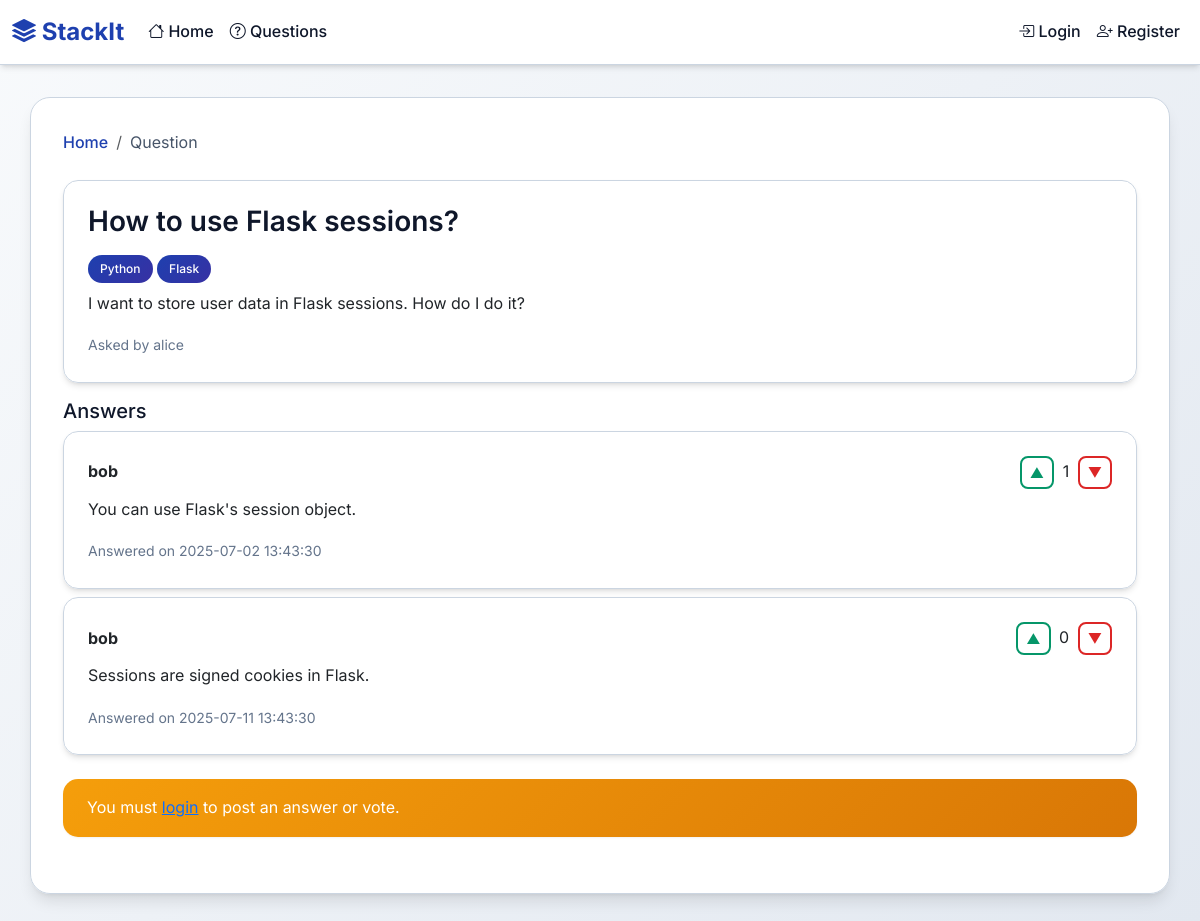
The page /question/31 on the database its author committed.
### tables this page shows
CREATE TABLE questions (
            id INTEGER PRIMARY KEY AUTOINCREMENT,
            title TEXT NOT NULL,
            body_html TEXT NOT NULL,
            user_id INTEGER NOT NULL,
            created_at TIMESTAMP DEFAULT CURRENT_TIMESTAMP,
            accepted_answer_id INTEGER,
            FOREIGN KEY (user_id) REFERENCES users (id)
        );

CREATE TABLE users (
            id INTEGER PRIMARY KEY AUTOINCREMENT,
            username TEXT UNIQUE NOT NULL,
            email TEXT UNIQUE NOT NULL,
            password_hash TEXT NOT NULL,
            is_admin BOOLEAN DEFAULT 0,
            is_banned BOOLEAN DEFAULT 0,
            created_at TIMESTAMP DEFAULT CURRENT_TIMESTAMP
        , reputation INTEGER DEFAULT 0);

CREATE TABLE answers (
            id INTEGER PRIMARY KEY AUTOINCREMENT,
            question_id INTEGER NOT NULL,
            body_html TEXT NOT NULL,
            user_id INTEGER NOT NULL,
            created_at TIMESTAMP DEFAULT CURRENT_TIMESTAMP,
            FOREIGN KEY (question_id) REFERENCES questions (id),
            FOREIGN KEY (user_id) REFERENCES users (id)
        );

### app.py (the view)
@app.route('/question/<int:question_id>')
def question(question_id):
    conn = get_db()
    question = conn.execute('''
        SELECT q.*, u.username, GROUP_CONCAT(t.name) as tags
        FROM questions q
        LEFT JOIN users u ON q.user_id = u.id
        LEFT JOIN question_tags qt ON q.id = qt.question_id
        LEFT JOIN tags t ON qt.tag_id = t.id
        WHERE q.id = ?
        GROUP BY q.id
    ''', (question_id,)).fetchone()
    if not question:
        flash('Question not found!', 'error')
        return redirect(url_for('index'))
    answers = conn.execute('''
        SELECT a.*, u.username, u.reputation,
               (SELECT COALESCE(SUM(v.value), 0) FROM votes v WHERE v.answer_id = a.id) as vote_count
        FROM answers a
        LEFT JOIN users u ON a.user_id = u.id
        WHERE a.question_id = ?
        ORDER BY a.id = ? DESC, vote_count DESC, a.created_at ASC
    ''', (question_id, question['accepted_answer_id'])).fetchall()
    conn.close()
    return render_template('question.html', question=question, answers=answers)

### app.py (called while the page is built)
def get_db():
    conn = sqlite3.connect('database.db')
    conn.row_factory = sqlite3.Row
    return conn

### templates/question.html (shortened to what this page needs)
{% extends 'base.html' %}
{% block content %}
<nav aria-label="breadcrumb">
  <ol class="breadcrumb">
    <li class="breadcrumb-item"><a href="/">Home</a></li>
    <li class="breadcrumb-item active" aria-current="page">Question</li>
  </ol>
</nav>
<div class="card mb-3">
  <div class="card-body">
    <h3 class="card-title">{{ question.title }}</h3>
    <div class="mb-2">
      {% if question.tags %}
        {% for tag in question.tags.split(',') %}
          <span class="badge bg-info text-dark">{{ tag }}</span>
        {% endfor %}
      {% endif %}
    </div>
    <div class="mb-3">{{ question.body_html|safe }}</div>
    <small class="text-muted">Asked by {{ question.username }}</small>
  </div>
</div>
<h5>Answers</h5>
{% for a in answers %}
  <div class="card mb-2 {% if question.accepted_answer_id == a.id %}border-success{% endif %}">
    <div class="card-body">
      <div class="d-flex justify-content-between align-items-center">
        <div>
          <span class="fw-bold">{{ a.username }}</span>
        </div>
        <div>
          <button class="btn btn-outline-success btn-sm vote-btn" data-id="{{ a.id }}" data-value="1">▲</button>
          <span class="mx-1" id="vote-count-{{ a.id }}">{{ a.vote_count }}</span>
          <button class="btn btn-outline-danger btn-sm vote-btn" data-id="{{ a.id }}" data-value="-1">▼</button>
        </div>
      </div>
      <div class="mt-2">{{ a.body_html|safe }}</div>
      <small class="text-muted">Answered on {{ a.created_at }}</small>
    </div>
  </div>
{% else %}
  <div class="alert alert-info">No answers yet.</div>
{% endfor %}
{% if current_user.is_authenticated %}
<div class="card mt-4">
  <div class="card-body">
    <h5>Your Answer</h5>
    <form method="post" action="/answer">
      <input type="hidden" name="question_id" value="{{ question.id }}">
      <div id="answer-editor" style="height: 150px;"></div>
      <input type="hidden" name="body" id="answer-body">
      <button type="submit" class="btn btn-primary mt-2">Post Answer</button>
    </form>
  </div>
</div>
<script>
var quill = new Quill('#answer-editor', { theme: 'snow', modules: { toolbar: [
  [{ header: [1, 2, false] }],
  ['bold', 'italic', 'underline'],
  ['link', 'image', 'code-block'],
  [{ 'list': 'ordered'}, { 'list': 'bullet' }],
  [{ 'align': [] }]
] } });
$('form[action="/answer"]').on('submit', function() {
  $('#answer-body').val(quill.root.innerHTML);
});
</script>
{% else %}
<div class="alert alert-warning mt-4">You must <a href="/login">login</a> to post an answer or vote.</div>
{% endif %}
{% endblock %}

### static/css/style.css (style rules this page uses)
:root { --primary-color: #1e40af; --primary-dark: #1e3a8a; --secondary-color: #475569; --success-color: #059669; --danger-color: #dc2626; --warning-color: #d97706; --info-color: #0891b2; --light-bg: #ffffff; --dark-bg: #0f172a; --border-color: #cbd5e1; --text-primary: #0f172a; --text-secondary: #475569; --text-muted: #64748b; --shadow-sm: 0 1px 2px 0 rgb(0 0 0 / 0.05); --shadow-md: 0 4px 6px -1px rgb(0 0 0 / 0.1), 0 2px 4px -2px rgb(0 0 0 / 0.1); --shadow-lg: 0 10px 15px -3px rgb(0 0 0 / 0.1), 0 4px 6px -4px rgb(0 0 0 / 0.1); --gradient-primary: linear-gradient(135deg, #1e40af 0%, #3730a3 100%); --gradient-secondary: linear-gradient(135deg, #059669 0%, #047857 100%); }
* { box-sizing: border-box; }
body { font-family: 'Inter', -apple-system, BlinkMacSystemFont, 'Segoe UI', Roboto, sans-serif; background: linear-gradient(135deg, #f8fafc 0%, #e2e8f0 100%); min-height: 100vh; color: var(--text-primary); line-height: 1.6; }
.card { border: 1px solid var(--border-color); border-radius: 15px; box-shadow: var(--shadow-md); transition: all 0.3s ease; background: rgba(255, 255, 255, 0.98); backdrop-filter: blur(10px); }
.card-body { padding: 1.5rem; }
.card-title { font-weight: 600; color: var(--text-primary); margin-bottom: 1rem; }
.badge { font-weight: 500; padding: 0.5rem 0.75rem; border-radius: 20px; font-size: 0.75rem; transition: all 0.3s ease; }
.bg-info { background: var(--gradient-primary) !important; color: white !important; }
.btn { border-radius: 10px; font-weight: 500; padding: 0.5rem 1.5rem; transition: all 0.3s ease; border: none; position: relative; overflow: hidden; }
.btn::before { content: ''; position: absolute; top: 0; left: -100%; width: 100%; height: 100%; background: linear-gradient(90deg, transparent, rgba(255, 255, 255, 0.2), transparent); transition: left 0.5s; }
.btn-outline-success { border: 2px solid var(--success-color); color: var(--success-color); background: transparent; }
.btn-outline-danger { border: 2px solid var(--danger-color); color: var(--danger-color); background: transparent; }
.alert { border-radius: 15px; border: none; padding: 1rem 1.5rem; margin-bottom: 1.5rem; box-shadow: var(--shadow-sm); }
.alert-warning { background: linear-gradient(135deg, #f59e0b, #d97706); color: white; }
.breadcrumb { background: transparent; padding: 0; margin-bottom: 1.5rem; }
.breadcrumb-item a { color: var(--primary-color); text-decoration: none; font-weight: 500; }
.breadcrumb-item.active { color: var(--text-secondary); }
.vote-btn { border-radius: 8px; padding: 0.25rem 0.5rem; font-size: 0.875rem; transition: all 0.3s ease; }
* { transition: all 0.3s ease; }
.text-muted { color: var(--text-muted) !important; }

### rows shown on the page
questions: title "How to use Flask sessions?", body_html "I want to store user data in Flask sessions. How do I do it?"
users: username "alice"
answers: username "bob", vote_count "1", body_html "You can use Flask's session object.", created_at "2025-07-02 13:43:30"
answers: username "bob", vote_count "0", body_html "Sessions are signed cookies in Flask.", created_at "2025-07-11 13:43:30"

### other values the page prints
{{ tag }} "Python" "Flask"
